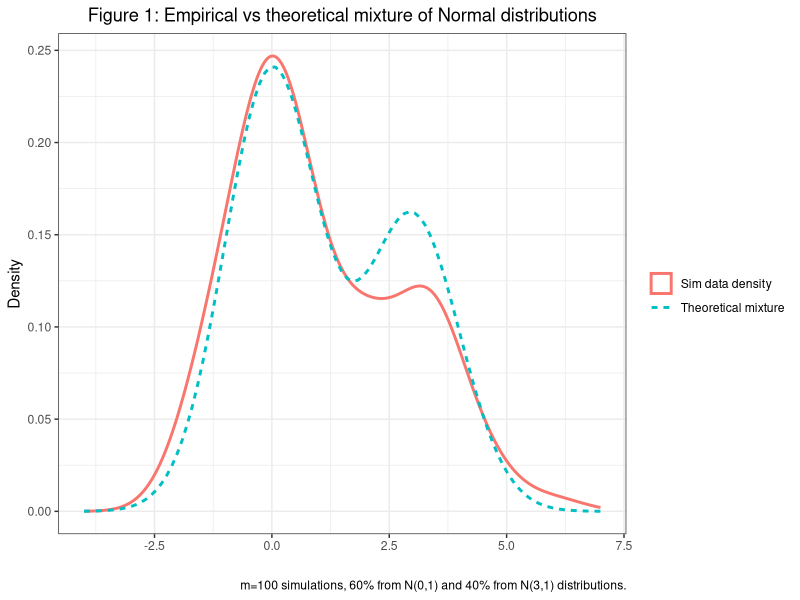

This figure's R source: (Note: this script raises an error after producing the figure.)
## ---- chunk 1
knitr::opts_chunk$set(echo = F, fig.width = 10, fig.height = 5, 
                      cache = TRUE)
library(tidyverse)
library(magrittr)
library(mvtnorm)
theme_set(theme_bw())
## ---- chunk 2
p = 0.4
a = 0.05
num_samples = 100
# True if true mean =/= 0
## A = c(rep(1, p*num_samples), rep(0, (1-p)*num_samples))
set.seed(1234)
A = rbernoulli(n = num_samples, p = p)
t_nulls = rnorm(num_samples, 0, 1)
f_nulls = rnorm(num_samples, 3, 1)
samples = ifelse(A, f_nulls, t_nulls)
p_vals = pnorm(samples, lower.tail = F)

ggplot() + 
  geom_density(aes(x = samples, color = "Sim data density", lty = "Sim data density"),
               lwd = 1) + 
  stat_function(fun = function(x) (0.4*dnorm(x, mean = 3, sd = 1) + 0.6*dnorm(x, 0, 1)), 
                aes(col = "Theoretical mixture", lty = "Theoretical mixture"),
                lwd = 1) +
  xlim(-4, 7) +
  theme_bw() + 
  labs(x = "",
       y = "Density",
       title = "Figure 1: Empirical vs theoretical mixture of Normal distributions",
       caption = "m=100 simulations, 60% from N(0,1) and 40% from N(3,1) distributions.",
       color = "",
       lty = "") +
  theme(plot.title = element_text(hjust = 0.5))
## ---- chunk 3
# m === number of total hypotheses
func = function(p = 0.4, a = 0.05, m = 10, alt_hyp = 3, method = "BH") {
  # # A === True discoveries
  # p = 0.4
  # a = 0.05
  # m = 10
  # alt_hyp = 3
  # method = "BH"
  A = rbernoulli(m, p)
  # t_nulls = rnorm(m, 0, 1)
  # f_nulls = rnorm(m, alt_hyp, 1)
  # samples = ifelse(A, f_nulls, t_nulls)
  matp = MASS::mvrnorm(n = 1, 
                 mu = ifelse(A, alt_hyp, 0),
                 Sigma = diag(length(A)))
  
  p_vals = pnorm(matp, lower.tail = F)
  # p_vals = pnorm(samples, lower.tail = F)
  adj_p_vals = p.adjust(p = p_vals, method = method)
  
  # Test discoveries
  B = (adj_p_vals <= a)
  # FP = A' & B
  False_positive = !A & B
  # FDP = P(A' & B)/P(B)
  FDP = ifelse(is.na(sum(!A & B)/sum(B)), 0, sum(!A & B)/sum(B))
  
  # Power = P(reject Null | Null false) = P(reject & Null false)/P(Null false)
  Power = ifelse(is.na(sum(A & B)/sum(A)), 0, sum(A & B)/sum(A))
  return(c(FDP, Power))
}
# New function: do.many, where it just does 'many' and returns averages?
# Calculate FDR and Avg Power

# many = replicate(1000, func(method = "none")) %>% apply(., 1, FUN = mean) %>% print

df = expand_grid(p = rep(seq(0.01, 0.7, length.out = 10), each = 50), 
                 method = c("BH", "bonferroni", "none"),
                 alt_hyp = c(3,5), 
                 m = c(30, 100)) 

parallel::mcmapply(func,
                   mc.cores = parallel::detectCores(),
                   p = df$p, method = df$method, 
                   alt_hyp = df$alt_hyp, 
                   m = df$m) %>% 
  t() %>% 
  as_tibble() %>% 
  rename(FDR = V1, Power = V2) %>%
  mutate(df) -> many

# Increased p gives more true discoveries
ggplot(data = many, aes(x = p, y = Power, color = method, linetype = method)) +
  geom_point(size = 0.3, alpha = 0.2) +
  stat_summary(fun = "mean", geom = "line") +
  facet_grid(alt_hyp ~ m) +
  labs(x = expression("Proportion of false null hypotheses," ~ pi[1]),
       title = "Figure 2: Power of variations of parameters for FDR control methods") +
  scale_y_continuous(sec.axis = sec_axis(~ . , name = "True Difference in Means",
                                         breaks = NULL, labels = NULL), limits = c(0,1)) +
  scale_x_continuous(sec.axis = sec_axis(~ . , name = "Number of Hypotheses",
                                         breaks = NULL, labels = NULL))

ggplot(data = many, aes(x = p, y = FDR, color = method, linetype = method)) + 
  geom_point(size = 0.3, alpha = 0.3) +
  stat_summary(fun = "mean", geom = "line") + 
  facet_grid(alt_hyp ~ m) +
  geom_abline(intercept = 0.05, slope = 0) + 
  labs(x = expression("Proportion of false null hypotheses," ~ pi[1]),
       title = "Figure 3: FDR for variations of parameters for FDR control methods") +
  coord_cartesian(ylim =  c(0, 0.3)) + 
  scale_y_continuous(sec.axis = sec_axis(~ . , name = "True Difference in Means", 
                                         breaks = NULL, labels = NULL)) +
  scale_x_continuous(sec.axis = sec_axis(~ . , name = "Number of Hypotheses", 
                                         breaks = NULL, labels = NULL))

func2 = function(p = 0.4, a = 0.05, m = 10, alt_hyp = 3, method = "BH", ret = "FDR") {
  # # A === True discoveries
  # p = 0.4
  # a = 0.05
  # m = 10
  # alt_hyp = 3
  # method = "none"
  dat = tibble(A = rbernoulli(m, p))
  # t_nulls = rnorm(m, 0, 1)
  # f_nulls = rnorm(m, alt_hyp, 1)
  # samples = ifelse(A, f_nulls, t_nulls)
  dat = dat %>% mutate(matp = rnorm(n = m, mean = ifelse(A, alt_hyp, 0), sd = 1), 
         p_vals = pnorm(matp, lower.tail = F))
  # p_vals = pnorm(samples, lower.tail = F)
  if(method %in% c("none", "BH", "bonferroni")) {
    dat = dat %>% 
      mutate(adj_p_vals = p.adjust(p = p_vals, method = method))
  }
  if(method == "Lfdr") {
    dat = dat %>% mutate(
      f = (1-p)*dnorm(matp, 0, 1) + p*dnorm(matp, alt_hyp, 1),
      Lfdr = (1-p)*dnorm(matp, 0, 1)/f) %>% 
      arrange(Lfdr) %>% 
      mutate(adj_p_vals = sort(Lfdr) %>% cumsum/1:n())
  }
  if(method == "AdaptBH"){
    dat = dat %>%  mutate(R = sum(p_vals <= 0.5),
                          p_adj = (length(p_vals) - R + 1)/(length(p_vals)*(1-0.5)) * p_vals,
                          adj_p_vals = p.adjust(p_adj, method = "BH"))
  }
  # Test discoveries
  dat = dat %>% 
  mutate(B = (adj_p_vals <= a),
  # FP = A' & B
  False_positive = !A & B)
  # FDP = P(A' & B)/P(B)
  FDR = ifelse(is.na(sum(!dat$A & dat$B)/sum(dat$B)), 0, sum(!dat$A & dat$B)/sum(dat$B))
  Power = ifelse(is.na(sum(dat$A & dat$B)/sum(dat$A)), 0, sum(dat$A & dat$B)/sum(dat$A))
  return(ifelse(ret == "FDR", FDR, Power))
}
# df = expand_grid(p = rep(seq(0.01, 0.9, length.out = 10), each = 10), 
#                  method = c("BH", "AdaptBH", "bonferroni", "Lfdr", "none"),
#                  alt_hyp = 3, 
#                  m = c(30, 100, 1000))
# parallel::mcmapply(func2,
#                    mc.cores = parallel::detectCores(),
#                    p = df$p, 
#                    method = df$method, 
#                    alt_hyp = df$alt_hyp, 
#                    m = df$m, 
#                    ret = "FDR") %>% 
#   as_tibble() %>% 
#   rename("FDR" = "value") %>% 
#   mutate(df) -> many2
# 
# ggplot(data = many2, 
#        aes(x = p, y = FDR, color = method, linetype = method)) + 
#   #geom_point(size = 0.3, alpha = 0.3) +
#   stat_summary(fun = "mean", geom = "line") + 
#   stat_summary(fun = "mean", geom = "point", aes(shape = method)) + 
#   facet_wrap(~m, ncol = 1) +
#   geom_abline(intercept = 0.05, slope = 0) + 
#   labs(x =expression("Proportion of signal," ~ pi[1]),
#        title = "Figure 3: FDR control methods comparison",
#        linetype = "Method",
#        color = "Method",
#        shape = "Method",
#        y = "FDR") +
#   coord_cartesian(ylim =  c(0, 0.2),
#                   xlim = c(0,1)) + 
#   #scale_y_continuous(sec.axis = sec_axis(~ . , name = "True Difference in Means", breaks = NULL, labels = NULL)) +
#   scale_x_continuous(sec.axis = sec_axis(~ . , name =  "Number of Tests", 
#                                          breaks = NULL, labels = NULL)) +
#   scale_color_manual(values = c("#1B9E77", "#D95F02", "#7570B3", "#E7298A", "#66A61E")) -> q 
#   ggsave(plot = q, filename = "Plot.png", height = 7, width = 5)
  
  
df3 = expand_grid(p = rep(seq(0.01, 0.9, length.out = 10), each = 200), 
                 method = c("BH", "AdaptBH", "bonferroni", "Lfdr", "none"),
                 alt_hyp = c(1, 4), 
                 m = c(30, 100, 1000))
parallel::mcmapply(func2,
                   mc.cores = parallel::detectCores(),
                   p = df3$p, 
                   method = df3$method, 
                   alt_hyp = df3$alt_hyp, 
                   m = df3$m, 
                   ret = "FDR") %>% 
  as_tibble() %>% 
  rename("FDR" = "value") %>% 
  mutate(df3) -> many3

ggplot(data = many3, 
       aes(x = p, y = FDR, color = method, linetype = method)) + 
  #geom_point(size = 0.3, alpha = 0.3) +
  stat_summary(fun = "mean", geom = "line") + 
  stat_summary(fun = "mean", geom = "point", aes(shape = method)) + 
  facet_grid(alt_hyp~m) +
  geom_abline(intercept = 0.05, slope = 0) + 
  labs(x =expression("Proportion of signal," ~ pi[1]),
       title = "Figure 1: FDR control methods comparison of FDR",
       linetype = "Method",
       color = "Method",
       shape = "Method",
       y = "FDR") +
  coord_cartesian(ylim =  c(0, 0.2),
                  xlim = c(0,1)) + 
  scale_y_continuous(sec.axis = sec_axis(~ . , name = "True Difference in Means", breaks = NULL, labels = NULL)) +
  scale_x_continuous(sec.axis = sec_axis(~ . , name =  "Number of Tests", 
                                         breaks = NULL, labels = NULL)) +
  scale_color_manual(values = c("#1B9E77", "#D95F02", "#7570B3", "#E7298A", "#66A61E"))

############################

parallel::mcmapply(func2,
                   mc.cores = parallel::detectCores(),
                   p = df3$p, 
                   method = df3$method, 
                   alt_hyp = df3$alt_hyp, 
                   m = df3$m, 
                   ret = "Power") %>% 
  as_tibble() %>% 
  rename("Power" = "value") %>% 
  mutate(df3) -> many4

ggplot(data = many4, 
       aes(x = p, y = Power, color = method, linetype = method)) + 
  #geom_point(size = 0.3, alpha = 0.3) +
  stat_summary(fun = "mean", geom = "line") + 
  stat_summary(fun = "mean", geom = "point", aes(shape = method)) + 
  facet_grid(alt_hyp~m) +
  labs(x =expression("Proportion of signal," ~ pi[1]),
       title = "Figure 2: FDR control methods comparison of Power",
       linetype = "Method",
       color = "Method",
       shape = "Method",
       y = "Power") +
  coord_cartesian(ylim =  c(0, 1),
                  xlim = c(0,1)) + 
  scale_y_continuous(sec.axis = sec_axis(~ . , name = "True Difference in Means", breaks = NULL, labels = NULL)) +
  scale_x_continuous(sec.axis = sec_axis(~ . , name =  "Number of Tests", 
                                         breaks = NULL, labels = NULL)) +
  scale_color_manual(values = c("#1B9E77", "#D95F02", "#7570B3", "#E7298A", "#66A61E"))

###############

df4 = expand_grid(p = rep(c(0.1, 0.5, 0.8), each = 100), 
                 method = c("BH", "AdaptBH", "bonferroni", "Lfdr", "none"),
                 alt_hyp = c(1, 4), 
                 m = c(10, 50, seq(100,1000, by = 100), 2000))
parallel::mcmapply(func2,
                   mc.cores = parallel::detectCores(),
                   p = df4$p, 
                   method = df4$method, 
                   alt_hyp = df4$alt_hyp, 
                   m = df4$m, 
                   ret = "Power") %>% 
  as_tibble() %>% 
  rename("Power" = "value") %>% 
  mutate(df4) -> many5

ggplot(data = many5, 
       aes(x = m, y = Power, color = method, linetype = method)) + 
  #geom_point(size = 0.3, alpha = 0.3) +
  stat_summary(fun = "mean", geom = "line") + 
  stat_summary(fun = "mean", geom = "point", aes(shape = method)) + 
  facet_grid(alt_hyp~p) +
  labs(x = "Number of tests",
       title = "Figure 3: FDR control methods comparison of Power and number of tests",
       linetype = "Method",
       color = "Method",
       shape = "Method",
       y = "Power") +
  coord_cartesian(ylim = c(0, 1)) + 
  scale_y_continuous(sec.axis = sec_axis(~ . , name = "True Difference in Means", breaks = NULL, labels = NULL)) +
  scale_x_continuous(sec.axis = sec_axis(~ . , name =  expression("Proportion of signal," ~ pi[1]), 
                                         breaks = NULL, labels = NULL)) +
  scale_color_manual(values = c("#1B9E77", "#D95F02", "#7570B3", "#E7298A", "#66A61E"))
## ---- chunk 4
# Takes in rho, N, proportions, and the alternative hypothesis
# Outputs the T1 and T2 error rates for BH and Lfdr
BH_lfdr_fun = function(num.samples = 100, p = 0.4, rho = 0, alt.hyp = 3) {
  # Sigma has correlation structure rho and 1 on diagonal
  Sigma = matrix(nrow = num.samples, ncol = num.samples, data = rho)
  diag(Sigma) = 1
  # For known p, simulate the true hypothesis state
  theta = rbernoulli(num.samples, p)
  # Generate positively correlated data
  MVN = MASS::mvrnorm(n = 1, mu = ifelse(theta, alt.hyp, 0), Sigma = Sigma)
  # Get p-values for BH and adjust them
  MVN_p = pnorm(MVN, mean = 0, sd = 1, lower.tail = F)
  BH_p = p.adjust(MVN_p, method = "BH")
  # Copy/paste code from before to get Lfdr
  df = tibble(theta, 
              BH_p,
              f = (1-p)*dnorm(MVN, 0, 1) + p*dnorm(MVN, alt.hyp, 1),
              Lfdr = (1-p)*dnorm(MVN, 0, 1)/f) %>%
    arrange(Lfdr) %>%
    mutate(q = cumsum(Lfdr)/(1:length(Lfdr)),
           `q<a` = q < 0.05,
           `BH<a` = BH_p < 0.05,
           # Calculate errors for BH and Lfdr methods
           Lfdr_Type1error = `q<a`&!theta,
           Lfdr_Type2error = !`q<a`&theta,
           BH_Type1error = `BH<a` & !theta,
           BH_Type2error = theta & !`BH<a`) %>% 
    summarise(theta = sum(theta),
              Lfdr_disc = sum(`q<a`),
              BH_disc = sum(`BH<a`),
              Lfdr_T1 = sum(Lfdr_Type1error),
              Lfdr_T2 = sum(Lfdr_Type2error),
              BH_T1 = sum(BH_Type1error),
              BH_T2 = sum(BH_Type2error),
              p, rho, num.samples, alt.hyp)
  return(df)
}
# Independent case: rho = 0
df1 = expand.grid(p = rep(seq(0.01, 0.99, length.out = 20), times = 50), 
                 num.samples = c(30, 100, 250),
                 alt.hyp = c(3, 5))

parallel::mcmapply(FUN = BH_lfdr_fun, 
                   mc.cores = parallel::detectCores(), 
                   p = df1$p, 
                   num.samples = df1$num.samples, 
                   rho = 0, 
                   alt.hyp = df1$alt.hyp) -> b

# Move data around into a nice way to plot using ggplot
BH_Lfdr1 = t(b) %>% 
  as_tibble(column_name = rownames(b)) %>% 
  mutate_all(as.double) %>%
  mutate(BH_FDR = BH_T1/pmax(BH_disc, 1),
         Lfdr_FDR = Lfdr_T1/pmax(Lfdr_disc, 1),
         BH_Power = ifelse(theta == 0, 0, 1-BH_T2/theta),
         Lfdr_Power = ifelse(theta == 0, 0, 1-Lfdr_T2/theta), 
         .keep = "unused") %>%
  pivot_longer(cols = contains("_"),
               names_to = c("Method", "Type"),
               names_sep = "_",
               values_to = "Prob")

# Plot things
ggplot(BH_Lfdr1 %>% filter(Type == "FDR"), 
       mapping = aes(x = p, y = Prob, color = Method, linetype = Method)) + 
  stat_summary(fun = "mean", geom = "line") +
  geom_point(size = 0.3, alpha = 0.3) +
  geom_hline(yintercept = 0.05) + 
  facet_grid(alt.hyp ~ num.samples) +
  labs(x = expression("Proportion of false null hypotheses," ~ pi[1]),
       title = "FDR of Lfdr vs BH control methods in independence",
       y = "False discovery rate") +
  scale_y_continuous(sec.axis = sec_axis(~ . , name = "Alternative Hypothesis", 
                                         breaks = NULL, labels = NULL)) +
  coord_cartesian(ylim = c(0, 0.2)) + 
  scale_x_continuous(sec.axis = sec_axis(~ . , name = "Number of Hypotheses", 
                                         breaks = NULL, labels = NULL))

ggplot(BH_Lfdr1 %>% filter(Type == "Power"), 
       mapping = aes(x = p, y = Prob, color = Method, linetype = Method)) + 
  geom_point(size = 0.3, alpha = 0.3) +
  stat_summary(fun = "mean", geom = "line") +
  facet_grid(alt.hyp ~ num.samples) +
  labs(x = expression("Proportion of false null hypotheses," ~ pi[1]),
       title = "Power of Lfdr vs BH control methods in independence",
       y = "Power") +
  scale_y_continuous(sec.axis = sec_axis(~ . , name = "Alternative Hypothesis", 
                                         breaks = NULL, labels = NULL), limits = c(0,1)) +
  scale_x_continuous(sec.axis = sec_axis(~ . , name = "Number of Hypotheses", 
                                         breaks = NULL, labels = NULL))
## ---- chunk 5
# PRDS case: rho =/= 0
df2 = expand.grid(p = rep(seq(0.01, 0.99, length.out = 10), times = 50),
                 num.samples = c(30, 100, 250),
                 rho = c(0, 0.1, 0.8)) 

# Slow as heck without running in parallel
parallel::mcmapply(FUN = BH_lfdr_fun, 
                   mc.cores = parallel::detectCores(), 
                   p = df2$p, 
                   num.samples = df2$num.samples, 
                   rho = df2$rho, 
                   alt.hyp = 3) -> a
# Move data around into a nice way to plot using ggplot
BH_Lfdr2 = t(a) %>% 
  as_tibble(column_name = rownames(a)) %>% 
  mutate_all(as.double) %>%
  mutate(BH_FDR = BH_T1/pmax(BH_disc, 1),
         Lfdr_FDR = Lfdr_T1/pmax(Lfdr_disc, 1),
         BH_Power = ifelse(theta == 0, 0, 1-BH_T2/theta),
         Lfdr_Power = ifelse(theta == 0, 0, 1-Lfdr_T2/theta), 
         .keep = "unused") %>%
  pivot_longer(cols = contains("_"),
               names_to = c("Method", "Type"),
               names_sep = "_",
               values_to = "Prob")

# Plot things
ggplot(BH_Lfdr2 %>% filter(Type == "FDR"), 
       mapping = aes(x = p, y = Prob, color = Method, linetype = Method)) + 
  stat_summary(fun = "mean", geom = "line") +
  geom_point(size = 0.3, alpha = 0.3) +
  geom_hline(yintercept = 0.05) + 
  facet_grid(rho ~ num.samples) +
  labs(x = expression("Proportion of false null hypotheses," ~ pi[1]),
       title = "FDR of Lfdr vs BH control methods in positive dependence",
       y = "False discovery rate") +
  scale_y_continuous(sec.axis = sec_axis(~ . , name = "Amount of correlation", 
                                         breaks = NULL, labels = NULL)) +
  coord_cartesian(ylim = c(0, 0.2)) + 
  scale_x_continuous(sec.axis = sec_axis(~ . , name = "Number of Hypotheses", 
                                         breaks = NULL, labels = NULL))

ggplot(BH_Lfdr2 %>% filter(Type == "Power"), 
       mapping = aes(x = p, y = Prob, color = Method, linetype = Method)) + 
  geom_point(size = 0.3, alpha = 0.3) +
  stat_summary(fun = "mean", geom = "line") +
  facet_grid(rho ~ num.samples) +
  labs(x = expression("Proportion of false null hypotheses," ~ pi[1]),
       title = "Power of Lfdr vs BH control methods in positive dependence",
       y = "Power") +
  scale_y_continuous(sec.axis = sec_axis(~ . , name = "Amount of correlation", 
                                         breaks = NULL, labels = NULL), limits = c(0,1)) +
  scale_x_continuous(sec.axis = sec_axis(~ . , name = "Number of Hypotheses", 
                                         breaks = NULL, labels = NULL))
## ---- chunk 6
df3 = expand.grid(rho = rep(seq(0, 0.9, by = 0.1), times = 100),
                 num.samples = c(30, 100, 250),
                 p = c(0.1, 0.4, 0.8)) 

parallel::mcmapply(FUN = BH_lfdr_fun, 
                   mc.cores = parallel::detectCores(), 
                   p = df3$p, 
                   num.samples = df3$num.samples, 
                   rho = df3$rho, 
                   alt.hyp = 3) -> c

# Move data around into a nice way to plot using ggplot
BH_Lfdr3 = t(c) %>% 
  as_tibble(column_name = rownames(c)) %>% 
  mutate_all(as.double) %>%
  mutate(BH_FDR = BH_T1/pmax(BH_disc, 1),
         Lfdr_FDR = Lfdr_T1/pmax(Lfdr_disc, 1),
         BH_Power = ifelse(theta == 0, 0, 1-BH_T2/theta),
         Lfdr_Power = ifelse(theta == 0, 0, 1-Lfdr_T2/theta), 
         .keep = "unused") %>%
  pivot_longer(cols = contains("_"),
               names_to = c("Method", "Type"),
               names_sep = "_",
               values_to = "Prob")

# Plot things
ggplot(BH_Lfdr3 %>% filter(Type == "FDR"), 
       mapping = aes(x = rho, y = Prob, color = Method, linetype = Method)) + 
  stat_summary(fun = "mean", geom = "line") +
  geom_point(size = 0.3, alpha = 0.3) +
  geom_hline(yintercept = 0.05) + 
  facet_grid(p ~ num.samples) +
  labs(x = expression("Correlation between test statistics," ~ rho),
       title = "FDR of Lfdr vs BH control methods in positive dependence",
       y = "False discovery rate") +
  scale_y_continuous(sec.axis = sec_axis(~ . , name = "Proportion of false null hypotheses", 
                                         breaks = NULL, labels = NULL)) +
  coord_cartesian(ylim = c(0, 0.2)) + 
  scale_x_continuous(sec.axis = sec_axis(~ . , name = "Number of Hypotheses", 
                                         breaks = NULL, labels = NULL))

ggplot(BH_Lfdr3 %>% filter(Type == "Power"), 
       mapping = aes(x = rho, y = Prob, color = Method, linetype = Method)) + 
  geom_point(size = 0.3, alpha = 0.3) +
  stat_summary(fun = "mean", geom = "line") +
  facet_grid(p ~ num.samples) +
  labs(x = expression("Correlation between test statistics," ~ rho),
       title = "Power of Lfdr vs BH control methods in positive dependence",
       y = "Power") +
  scale_y_continuous(sec.axis = sec_axis(~ . , name = "Proportion of false null hypotheses", 
                                         breaks = NULL, labels = NULL), limits = c(0,1)) +
  scale_x_continuous(sec.axis = sec_axis(~ . , name = "Number of Hypotheses", 
                                         breaks = NULL, labels = NULL))
## ---- chunk 7
df4 = expand.grid(num.samples = rep(seq(10, 250, length.out = 10), times = 100),
                 rho = c(0, 0.1, 0.8),
                 p = c(0.1, 0.4, 0.8)) 

parallel::mcmapply(FUN = BH_lfdr_fun, 
                   mc.cores = parallel::detectCores(), 
                   p = df4$p, 
                   num.samples = df4$num.samples, 
                   rho = df4$rho, 
                   alt.hyp = 3) -> d

# Move data around into a nice way to plot using ggplot
BH_Lfdr4 = t(d) %>% 
  as_tibble(column_name = rownames(d)) %>% 
  mutate_all(as.double) %>%
  mutate(BH_FDR = BH_T1/pmax(BH_disc, 1),
         Lfdr_FDR = Lfdr_T1/pmax(Lfdr_disc, 1),
         BH_Power = ifelse(theta == 0, 0, 1-BH_T2/theta),
         Lfdr_Power = ifelse(theta == 0, 0, 1-Lfdr_T2/theta), 
         .keep = "unused") %>%
  pivot_longer(cols = contains("_"),
               names_to = c("Method", "Type"),
               names_sep = "_",   
               values_to = "Prob")

# Plot things
ggplot(BH_Lfdr4 %>% filter(Type == "FDR"), 
       mapping = aes(x = num.samples, y = Prob, color = Method, linetype = Method)) + 
  stat_summary(fun = "mean", geom = "line") +
  geom_point(size = 0.3, alpha = 0.3) +
  geom_hline(yintercept = 0.05) + 
  facet_grid(rho ~ p) +
  labs(x = expression("Number of hypotheses," ~m),
       title = "FDR of Lfdr vs BH control methods in positive dependence",
       y = "False discovery rate") +
  scale_y_continuous(sec.axis = sec_axis(~ . , name = "Amount of correlation", 
                                         breaks = NULL, labels = NULL)) +
  coord_cartesian(ylim = c(0, 0.2)) + 
  scale_x_continuous(sec.axis = sec_axis(~ . , name = "Proportion of signals", 
                                         breaks = NULL, labels = NULL))

ggplot(BH_Lfdr4 %>% filter(Type == "Power"), 
       mapping = aes(x = num.samples, y = Prob, color = Method, linetype = Method)) + 
  geom_point(size = 0.3, alpha = 0.3) +
  stat_summary(fun = "mean", geom = "line") +
  facet_grid(rho ~ p) +
  labs(x = expression("Number of hypotheses," ~m),
       title = "Power of Lfdr vs BH control methods in positive dependence",
       y = "Power") +
  scale_y_continuous(sec.axis = sec_axis(~ . , name = "Amount of correlation", 
                                         breaks = NULL, labels = NULL), limits = c(0,1)) +
  scale_x_continuous(sec.axis = sec_axis(~ . , name = "Proportion of signals", 
                                         breaks = NULL, labels = NULL))
## ---- chunk 8
df5 = expand.grid(alt.hyp = rep(seq(0.5, 5, length.out = 10), times = 100),
                 rho = c(0, 0.1, 0.8),
                 p = c(0.1, 0.4, 0.8)) 

parallel::mcmapply(FUN = BH_lfdr_fun, 
                   mc.cores = parallel::detectCores(), 
                   p = df5$p, 
                   num.samples = 100, 
                   rho = df5$rho, 
                   alt.hyp = df5$alt.hyp) -> e

# Move data around into a nice way to plot using ggplot
BH_Lfdr5 = t(e) %>% 
  as_tibble(column_name = rownames(e)) %>% 
  mutate_all(as.double) %>%
  mutate(BH_FDR = BH_T1/pmax(BH_disc, 1),
         Lfdr_FDR = Lfdr_T1/pmax(Lfdr_disc, 1),
         BH_Power = ifelse(theta == 0, 0, 1-BH_T2/theta),
         Lfdr_Power = ifelse(theta == 0, 0, 1-Lfdr_T2/theta), 
         .keep = "unused") %>%
  pivot_longer(cols = contains("_"),
               names_to = c("Method", "Type"),
               names_sep = "_",   
               values_to = "Prob")

# Plot things
ggplot(BH_Lfdr5 %>% filter(Type == "FDR"), 
       mapping = aes(x = alt.hyp, y = Prob, color = Method, linetype = Method)) + 
  stat_summary(fun = "mean", geom = "line") +
  geom_point(size = 0.3, alpha = 0.3) +
  geom_hline(yintercept = 0.05) + 
  facet_grid(rho ~ p) +
  labs(x = expression("Mean of alternative hypothesis," ~mu[1]),
       title = "FDR of Lfdr vs BH control methods in positive dependence",
       y = "False discovery rate") +
  scale_y_continuous(sec.axis = sec_axis(~ . , name = "Amount of correlation", 
                                         breaks = NULL, labels = NULL)) +
  coord_cartesian(ylim = c(0, 0.2)) + 
  scale_x_continuous(sec.axis = sec_axis(~ . , name = "Proportion of signals", 
                                         breaks = NULL, labels = NULL))

ggplot(BH_Lfdr5 %>% filter(Type == "Power"), 
       mapping = aes(x = alt.hyp, y = Prob, color = Method, linetype = Method)) + 
  geom_point(size = 0.3, alpha = 0.3) +
  stat_summary(fun = "mean", geom = "line") +
  facet_grid(rho ~ p) +
  labs(x = expression("Mean of alternative hypothesis," ~mu[1]),
       title = "Power of Lfdr vs BH control methods in positive dependence",
       y = "Power") +
  scale_y_continuous(sec.axis = sec_axis(~ . , name = "Amount of correlation", 
                                         breaks = NULL, labels = NULL), limits = c(0,1)) +
  scale_x_continuous(sec.axis = sec_axis(~ . , name = "Proportion of signals", 
                                         breaks = NULL, labels = NULL))
